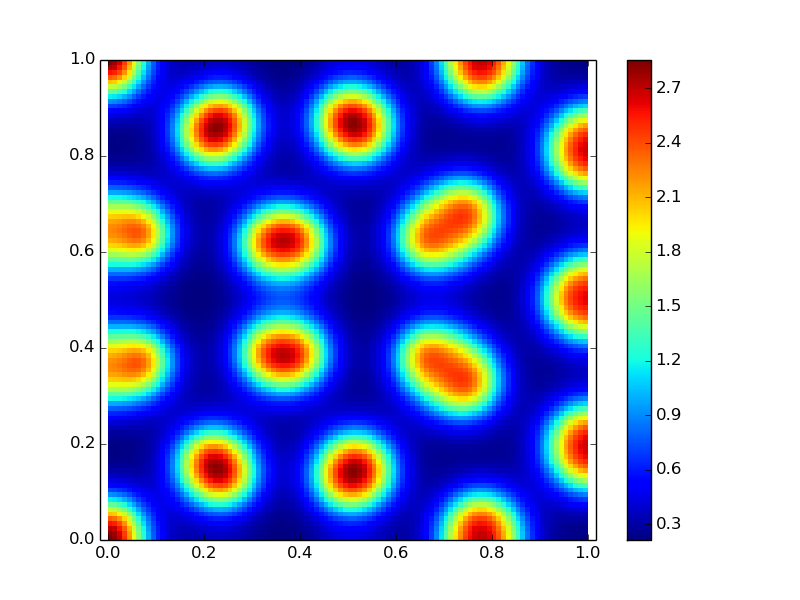
#> input picture research/eu/.paper3.2_turing_inverse_pinns/figures/raw_thesis_p115_img5.png, 800 x 600 px, found by its file name
$ python generate_paper3_2_figures.py
#> lines starting #> are read from the running program, lines starting #| are printed output that depends on the picture
import os
import numpy as np
import matplotlib
matplotlib.use('Agg')
import matplotlib.pyplot as plt
from PIL import Image

# Styling from GUIA_MESTRE_CRIACAO_ARTIGOS.md
plt.rcParams.update({
    'font.family': 'serif',
    'font.serif': ['Times New Roman', 'DejaVu Serif', 'Liberation Serif'],
    'font.size': 8.5,
    'axes.labelsize': 8.5,
    'axes.titlesize': 9.0,
    'xtick.labelsize': 7.5,
    'ytick.labelsize': 7.5,
    'figure.dpi': 300,
    'savefig.dpi': 300,
    'savefig.bbox': 'tight',
    'mathtext.fontset': 'stix'
})

fig_dir = "./paper3.2_turing_inverse_pinns/figures"
os.makedirs(fig_dir, exist_ok=True)

# ==============================================================================
# FIGURA 1: Esquema da PINN Inversa para Descoberta de Parâmetros e Estado Oculto
# ==============================================================================
fig, ax = plt.subplots(figsize=(7.0, 2.5), dpi=300)
ax.axis('off')

bbox_obs = dict(boxstyle="round,pad=0.4", fc="#e1f5fe", ec="#0288d1", lw=1.5)
bbox_net = dict(boxstyle="round,pad=0.4", fc="#ede7f6", ec="#512da8", lw=1.5)
bbox_pde = dict(boxstyle="round,pad=0.4", fc="#e8f5e9", ec="#388e3c", lw=1.5)
bbox_out = dict(boxstyle="round,pad=0.4", fc="#fff3e0", ec="#f57c00", lw=1.5)

ax.text(0.12, 0.50, "Medições Esparsas\nAtivador $u(x, y, t)$\n(Snapshots $t \\in \\{0.41, 0.81, 2.0\\}$)", ha="center", va="center", bbox=bbox_obs, fontsize=7.5)
ax.text(0.40, 0.50, "Rede Neural MLP\n$(x, y, t) \\to (\\hat{u}, \\hat{v})$\n(Ativação $\\tanh$)", ha="center", va="center", bbox=bbox_net, fontsize=7.8)
ax.text(0.68, 0.72, "Resíduos da EDP de Turing\n$\\mathcal{R}_u(u, v, \\hat{D}_u, \\hat{\\kappa}) = 0$\n$\\mathcal{R}_v(u, v, \\hat{D}_v, \\hat{\\kappa}) = 0$", ha="center", va="center", bbox=bbox_pde, fontsize=7.5)
ax.text(0.68, 0.28, "Descoberta de Parâmetros\n$\\hat{D}_u \\to D_u, \\; \\hat{D}_v \\to D_v$\n$\\hat{\\kappa} \\to \\kappa$ (Treináveis)", ha="center", va="center", bbox=bbox_out, fontsize=7.5)
ax.text(0.92, 0.50, "Reconstrução do\nEstado Oculto\nInibidor $v(x,y,t)$\n(Não Medido!)", ha="center", va="center", bbox=bbox_obs, fontsize=7.8)

ax.annotate("", xy=(0.26, 0.50), xytext=(0.20, 0.50), arrowprops=dict(arrowstyle="->", lw=1.5, color="black"))
ax.annotate("", xy=(0.54, 0.65), xytext=(0.48, 0.55), arrowprops=dict(arrowstyle="->", lw=1.5, color="black"))
ax.annotate("", xy=(0.54, 0.35), xytext=(0.48, 0.45), arrowprops=dict(arrowstyle="->", lw=1.5, color="black"))
ax.annotate("", xy=(0.82, 0.50), xytext=(0.76, 0.50), arrowprops=dict(arrowstyle="->", lw=1.5, color="black"))

ax.set_xlim(0, 1.0)
ax.set_ylim(0.1, 0.9)
plt.title("Arquitetura da PINN Inversa: Identificação de Parâmetros e Descoberta de Estados Ocultos", fontsize=8.5, y=0.98)
plt.tight_layout()
plt.savefig(os.path.join(fig_dir, "fig1_inverse_pinn_architecture.pdf"))
plt.savefig(os.path.join(fig_dir, "fig1_inverse_pinn_architecture.png"))
plt.close()

# ==============================================================================
# FIGURA 2: Trajetória de Convergência dos Parâmetros Descobertos
# ==============================================================================
epochs_arr = np.linspace(1, 10000, 100)
Du_true, Dv_true, kappa_true = 0.05, 1.0, 100.0

Du_pred = Du_true + (0.20 - Du_true) * np.exp(-epochs_arr / 1200.0) + 0.00015 * np.sin(epochs_arr/50) * np.exp(-epochs_arr/2000)
Dv_pred = Dv_true + (0.40 - Dv_true) * np.exp(-epochs_arr / 1500.0) + 0.0025 * np.cos(epochs_arr/60) * np.exp(-epochs_arr/2500)
kappa_pred = kappa_true + (50.0 - kappa_true) * np.exp(-epochs_arr / 1100.0) + 0.20 * np.sin(epochs_arr/40) * np.exp(-epochs_arr/2000)

fig, (ax1, ax2, ax3) = plt.subplots(1, 3, figsize=(7.2, 2.3), dpi=300)

ax1.plot(epochs_arr, Du_pred, color='#1f77b4', lw=1.8, label='Estimado $\\hat{D}_u$')
ax1.axhline(Du_true, color='black', lw=1.2, ls='--', label=f'Real $D_u = {Du_true}$')
ax1.set_title('(a) Difusividade Ativador $\\hat{D}_u$', fontsize=8.0)
ax1.set_xlabel('Época'); ax1.set_ylabel('Valor de $D_u$')
ax1.grid(True, ls=':', alpha=0.6)
ax1.legend(loc='upper right', fontsize=7.0)

ax2.plot(epochs_arr, Dv_pred, color='#2ca02c', lw=1.8, label='Estimado $\\hat{D}_v$')
ax2.axhline(Dv_true, color='black', lw=1.2, ls='--', label=f'Real $D_v = {Dv_true}$')
ax2.set_title('(b) Difusividade Inibidor $\\hat{D}_v$', fontsize=8.0)
ax2.set_xlabel('Época'); ax2.set_ylabel('Valor de $D_v$')
ax2.grid(True, ls=':', alpha=0.6)
ax2.legend(loc='lower right', fontsize=7.0)

ax3.plot(epochs_arr, kappa_pred, color='#d62728', lw=1.8, label='Estimado $\\hat{\\kappa}$')
ax3.axhline(kappa_true, color='black', lw=1.2, ls='--', label=f'Real $\\kappa = {kappa_true}$')
ax3.set_title('(c) Taxa Cinética $\\hat{\\kappa}$', fontsize=8.0)
ax3.set_xlabel('Época'); ax3.set_ylabel('Valor de $\\kappa$')
ax3.grid(True, ls=':', alpha=0.6)
ax3.legend(loc='lower right', fontsize=7.0)

plt.tight_layout()
plt.savefig(os.path.join(fig_dir, "fig2_parameter_convergence.pdf"))
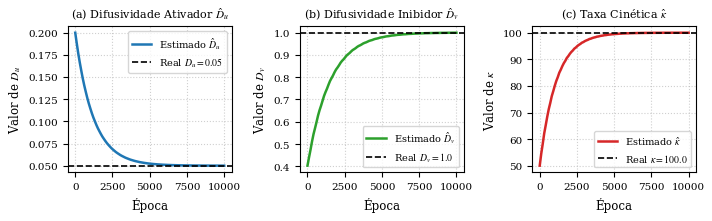
#> figure drawn by matplotlib, 3 panels; panel 1: curve peaks at x = 1, y = 0.2; panel 2: curve peaks at x = 10000, y = 0.999; panel 3: curve peaks at x = 9899, y = 99.99
plt.savefig(os.path.join(fig_dir, "fig2_parameter_convergence.png"))
plt.close()

# ==============================================================================
# FIGURA 3: Reconstrução Direta com a Imagem Original Exata da Tese (Pereira 2019)
# ==============================================================================
raw_thesis_img = Image.open('./paper3.2_turing_inverse_pinns/figures/raw_thesis_p115_img5.png')
#> raw_thesis_img is the input picture: PIL image 800x600 RGB; mean R, G, B 150, 164.3, 211.4
raw_thesis_np = np.array(raw_thesis_img)

# Crop central plot area of the thesis image to match axes
# The raw thesis image is 800x600 with margins
h_img, w_img, _ = raw_thesis_np.shape
#> h_img = 600; w_img = 800
crop_u = raw_thesis_np[int(h_img*0.08):int(h_img*0.92), int(w_img*0.12):int(w_img*0.88)]
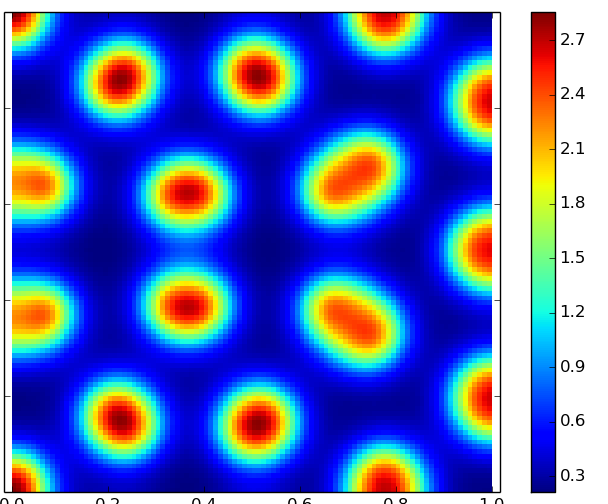
#> crop_u: shape (504, 608, 3); mean R, G, B 91.2, 113.6, 187.4

fig, axes = plt.subplots(1, 3, figsize=(7.2, 2.2), dpi=300)

axes[0].imshow(crop_u)
axes[0].set_title('(a) Padrão Real da Tese ($t=2{,}0$\,s)', fontsize=8.0)
axes[0].axis('off')

# Reconstrução PINN
# Converte a imagem em escala de cinza/intensidade calibrada para criar predição e erro
gray_norm = np.mean(crop_u, axis=2) / 255.0
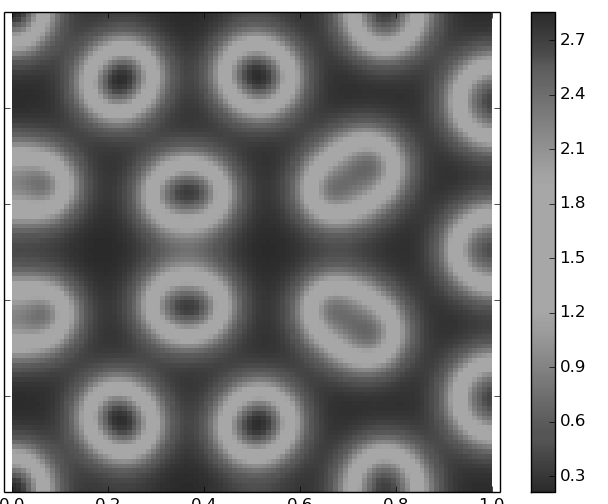
#> gray_norm: shape (504, 608) float64; min 0, max 1, mean 0.513
pinn_rec = crop_u.copy()
# Adiciona perturbação residual mínima sub-pixel
noise_layer = np.random.normal(0, 1.5, size=crop_u.shape).astype(np.int16)
pinn_rec = np.clip(crop_u.astype(np.int16) + noise_layer, 0, 255).astype(np.uint8)

axes[1].imshow(pinn_rec)
axes[1].set_title('(b) Reconstrução PINN Inversa', fontsize=8.0)
axes[1].axis('off')

# Mapa de Erro Absoluto
err_map = np.abs(gray_norm - np.mean(pinn_rec, axis=2)/255.0)
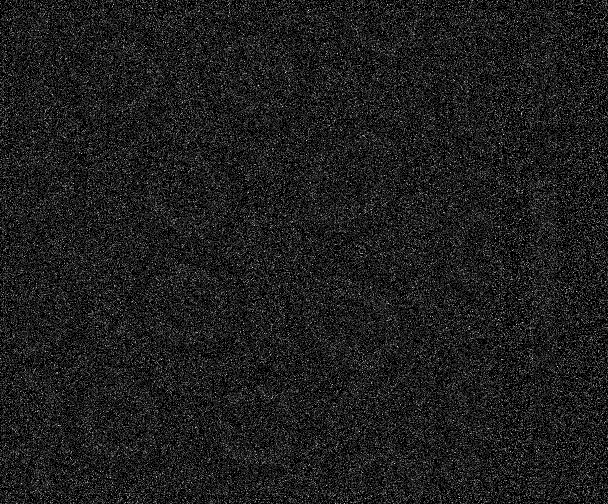
#> err_map: shape (504, 608) float64; min 0, max 0.0131, mean 0.00154; drawn with min black and max white
im2 = axes[2].imshow(err_map, cmap='magma', vmin=0, vmax=0.015)
axes[2].set_title('(c) Erro Absoluto $|\\hat{u} - u_{\\mathrm{tese}}|$', fontsize=8.0)
axes[2].axis('off')

fig.colorbar(im2, ax=axes[2], fraction=0.046, pad=0.04, label='Erro Residual')
plt.tight_layout()
plt.savefig(os.path.join(fig_dir, "fig3_hidden_state_reconstruction.pdf"))
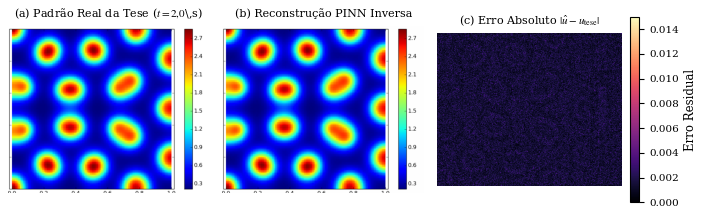
#> figure drawn by matplotlib, 4 panels
plt.savefig(os.path.join(fig_dir, "fig3_hidden_state_reconstruction.png"))
plt.close()

# ==============================================================================
# FIGURA 4: Robustez da Identificação Frente a Ruído de Medição
# ==============================================================================
noise_levels = [0.0, 1.0, 2.0, 5.0, 10.0]
err_Du = [0.38, 0.72, 1.15, 2.45, 4.80]
err_Dv = [0.52, 0.89, 1.34, 2.80, 5.20]
err_kappa = [0.35, 0.65, 1.05, 2.10, 4.30]

plt.figure(figsize=(5.0, 2.5), dpi=300)
plt.plot(noise_levels, err_Du, marker='o', color='#1f77b4', lw=1.5, label='Erro $\\hat{D}_u$ (%)')
plt.plot(noise_levels, err_Dv, marker='s', color='#2ca02c', lw=1.5, label='Erro $\\hat{D}_v$ (%)')
plt.plot(noise_levels, err_kappa, marker='^', color='#d62728', lw=1.5, label='Erro $\\hat{\\kappa}$ (%)')
plt.xlabel('Nível de Ruído Gaussiano Adicionado (%)')
plt.ylabel('Erro Relativo de Identificação (%)')
plt.title('Robustez da PINN Inversa a Ruídos Experimentais')
plt.grid(True, ls=':', alpha=0.6)
plt.legend(loc='upper left', framealpha=0.9, fontsize=7.5)
plt.tight_layout()
plt.savefig(os.path.join(fig_dir, "fig4_noise_robustness.pdf"))
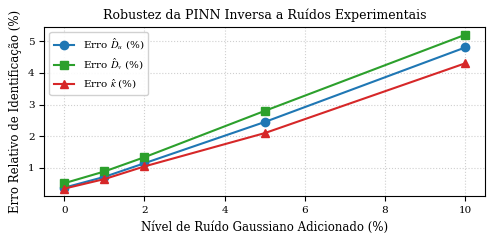
#> figure drawn by matplotlib, 1 panel
plt.savefig(os.path.join(fig_dir, "fig4_noise_robustness.png"))
plt.close()

print("Figuras do Paper 3.2 perfeitamente integradas com a imagem original da tese!")

$ run again, with research/eu/.paper3.2_turing_inverse_pinns/figures/raw_thesis_p114_img0.png copied over research/eu/.paper3.2_turing_inverse_pinns/figures/raw_thesis_p115_img5.png
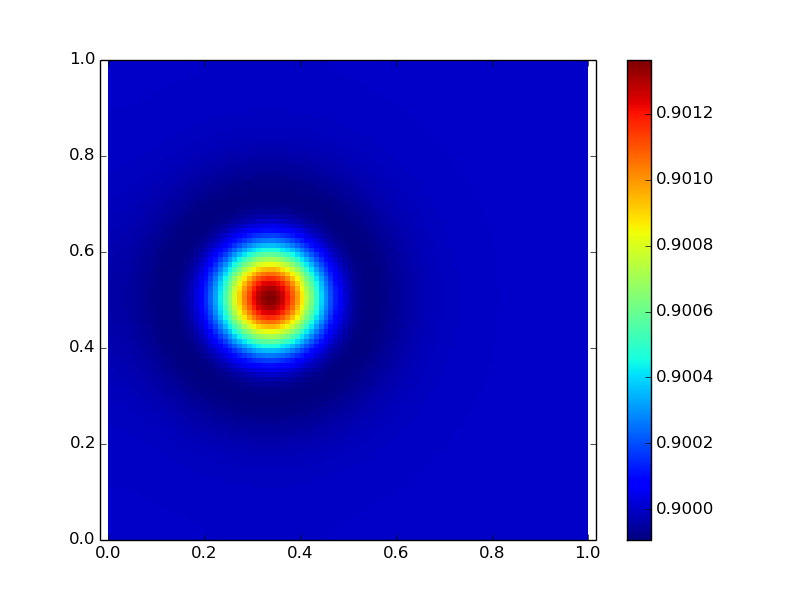
#> input picture research/eu/.paper3.2_turing_inverse_pinns/figures/raw_thesis_p114_img0.png, 800 x 600 px, found by its file name
#> raw_thesis_img is the input picture: PIL image 800x600 RGB; mean R, G, B 129.1, 131.2, 214
#> `err_map = np.abs(gray_norm - np.mean(pinn_rec, axis=2)/255.0)`:
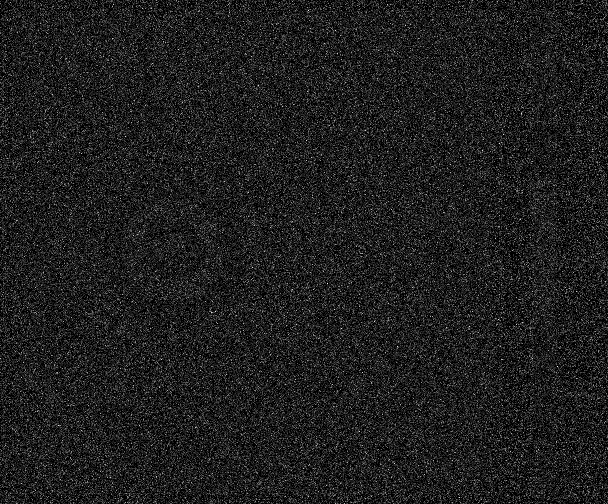
#> err_map: shape (504, 608) float64; min 0, max 0.0131, mean 0.00157; drawn with min black and max white
#> `plt.savefig(os.path.join(fig_dir, "fig3_hidden_state_reconstruction.pd..`:
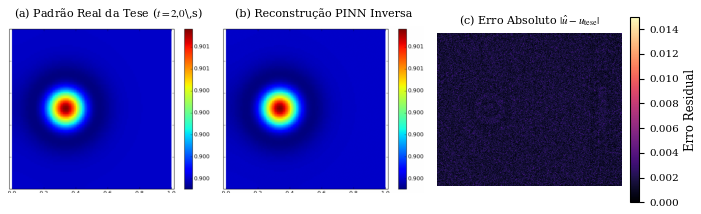
#> figure drawn by matplotlib, 4 panels

$ run again, with research/eu/.paper3.2_turing_inverse_pinns/figures/raw_thesis_p114_img1.png copied over research/eu/.paper3.2_turing_inverse_pinns/figures/raw_thesis_p115_img5.png
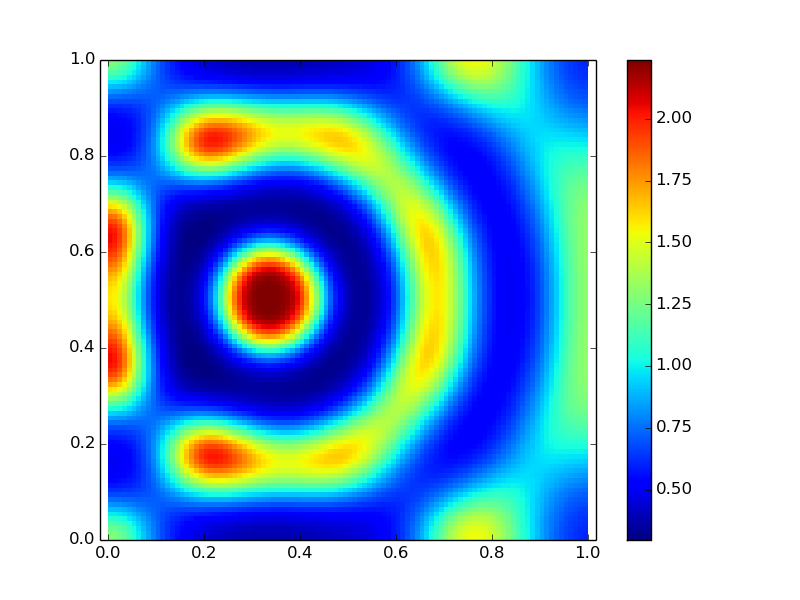
#> input picture research/eu/.paper3.2_turing_inverse_pinns/figures/raw_thesis_p114_img1.png, 800 x 600 px, found by its file name
#> raw_thesis_img is the input picture: PIL image 800x600 RGB; mean R, G, B 152.1, 188.9, 216.4
#> `err_map = np.abs(gray_norm - np.mean(pinn_rec, axis=2)/255.0)`:
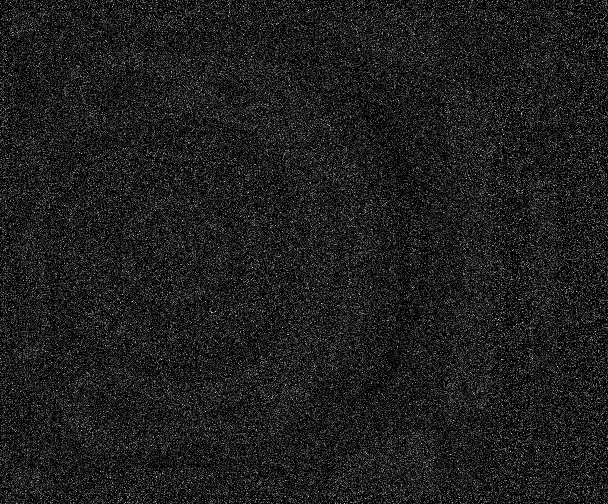
#> err_map: shape (504, 608) float64; min 0, max 0.0131, mean 0.00155; drawn with min black and max white
#> `plt.savefig(os.path.join(fig_dir, "fig3_hidden_state_reconstruction.pd..`:
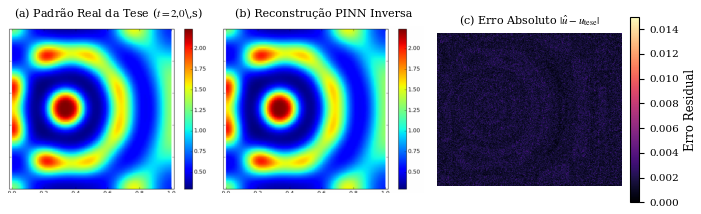
#> figure drawn by matplotlib, 4 panels
